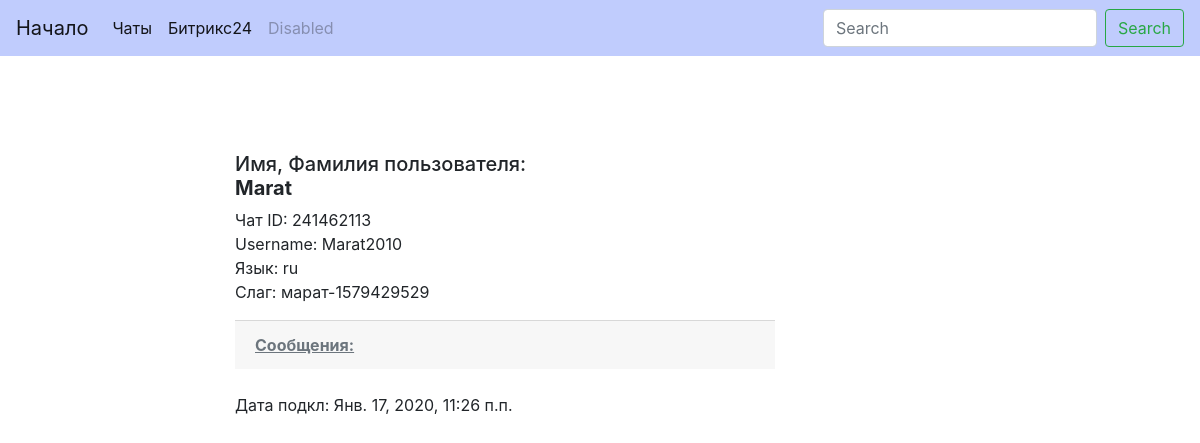
The page /bitr24/chat/марат-1579429529/ on the database its author committed.
### bitr24/models.py (models this page shows, shortened)
class Chat(models.Model):
    chat_id = models.IntegerField(default=1, verbose_name='Чат ID', unique=True)
    first_name = models.CharField(max_length=100, verbose_name='Имя пользователя', db_index=True)
    slug = models.SlugField(max_length=100, blank=True, unique=True, verbose_name='Слаг(Slug)')
    username = models.CharField(max_length=100, null=True, blank=True, verbose_name='Пользователь')
    lang_code = models.CharField(max_length=2, verbose_name='Язык')
    bitrs = models.ManyToManyField('Bitr', blank=True, related_name='chats')
    date_chat = models.DateTimeField(auto_now_add=True, db_index=True, verbose_name='Дата подкл.к боту')
    class Meta:
        verbose_name_plural = 'Чаты телеграм бота'
        verbose_name = 'Чат'
        ordering = ['-date_chat']

### bitr24/views.py (the view)
# urls.py: path('chat/<str:slug>/', ChatDetail.as_view(), name='chat_detail_url'),
class ChatDetail(ObjectDetailMixin, View):
    model = Chat
    template = 'bitr24/chat_detail.html'

### bitr24/utils.py (called while the page is built)
    def get(self, request, slug):
        obj = get_object_or_404(self.model, slug__iexact=slug)
        return render(request, self.template, context={self.model.__name__.lower(): obj,
                                                       'admin_object': obj, 'detail': True})

### bitr24/templates/bitr24/chat_detail.html (shortened to what this page needs)
{% extends 'bitr24/base_bitr24.html' %}
{% block content %}
    <h5 class="class mt-5">
        Имя, Фамилия пользователя:<br> <b>{{ chat.first_name }} {{ chat.last_name }}</b>
    </h5>
    <p>
        Чат ID: {{ chat.chat_id }}<br>
        Username: {{ chat.username }}<br>
        Язык: {{ chat.lang_code }}<br>
        Слаг: {{ chat.slug }}<br>
        <div class="card-footer text-muted">
            <b><u>Сообщения:</u></b><br>
        </div>
         <br>Дата подкл: {{ chat.date_chat}}<br>
    </p>
{% endblock %}

### rows shown on the page
Chat: first_name "Marat", chat_id "241462113", username "Marat2010", lang_code "ru", slug "марат-1579429529", date_chat "Янв. 17, 2020, 11:26 п.п."
